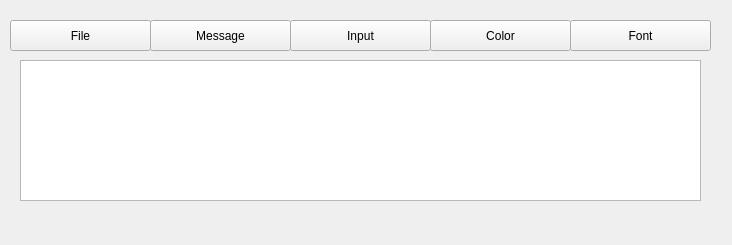
<?xml version="1.0" encoding="UTF-8"?>
<ui version="4.0">
 <class>Widget</class>
 <widget class="QWidget" name="Widget">
  <property name="geometry">
   <rect>
    <x>0</x>
    <y>0</y>
    <width>732</width>
    <height>245</height>
   </rect>
  </property>
  <property name="windowTitle">
   <string>Widget</string>
  </property>
  <widget class="QPushButton" name="pushButton">
   <property name="geometry">
    <rect>
     <x>10</x>
     <y>20</y>
     <width>141</width>
     <height>31</height>
    </rect>
   </property>
   <property name="text">
    <string>File</string>
   </property>
  </widget>
  <widget class="QPushButton" name="pushButton_2">
   <property name="geometry">
    <rect>
     <x>150</x>
     <y>20</y>
     <width>141</width>
     <height>31</height>
    </rect>
   </property>
   <property name="text">
    <string>Message</string>
   </property>
  </widget>
  <widget class="QPushButton" name="pushButton_3">
   <property name="geometry">
    <rect>
     <x>430</x>
     <y>20</y>
     <width>141</width>
     <height>31</height>
    </rect>
   </property>
   <property name="text">
    <string>Color</string>
   </property>
  </widget>
  <widget class="QPushButton" name="pushButton_4">
   <property name="geometry">
    <rect>
     <x>290</x>
     <y>20</y>
     <width>141</width>
     <height>31</height>
    </rect>
   </property>
   <property name="text">
    <string>Input</string>
   </property>
  </widget>
  <widget class="QPushButton" name="pushButton_6">
   <property name="geometry">
    <rect>
     <x>570</x>
     <y>20</y>
     <width>141</width>
     <height>31</height>
    </rect>
   </property>
   <property name="text">
    <string>Font</string>
   </property>
  </widget>
  <widget class="QTextEdit" name="textEdit">
   <property name="geometry">
    <rect>
     <x>20</x>
     <y>60</y>
     <width>681</width>
     <height>141</height>
    </rect>
   </property>
  </widget>
 </widget>
 <resources/>
 <connections/>
</ui>
